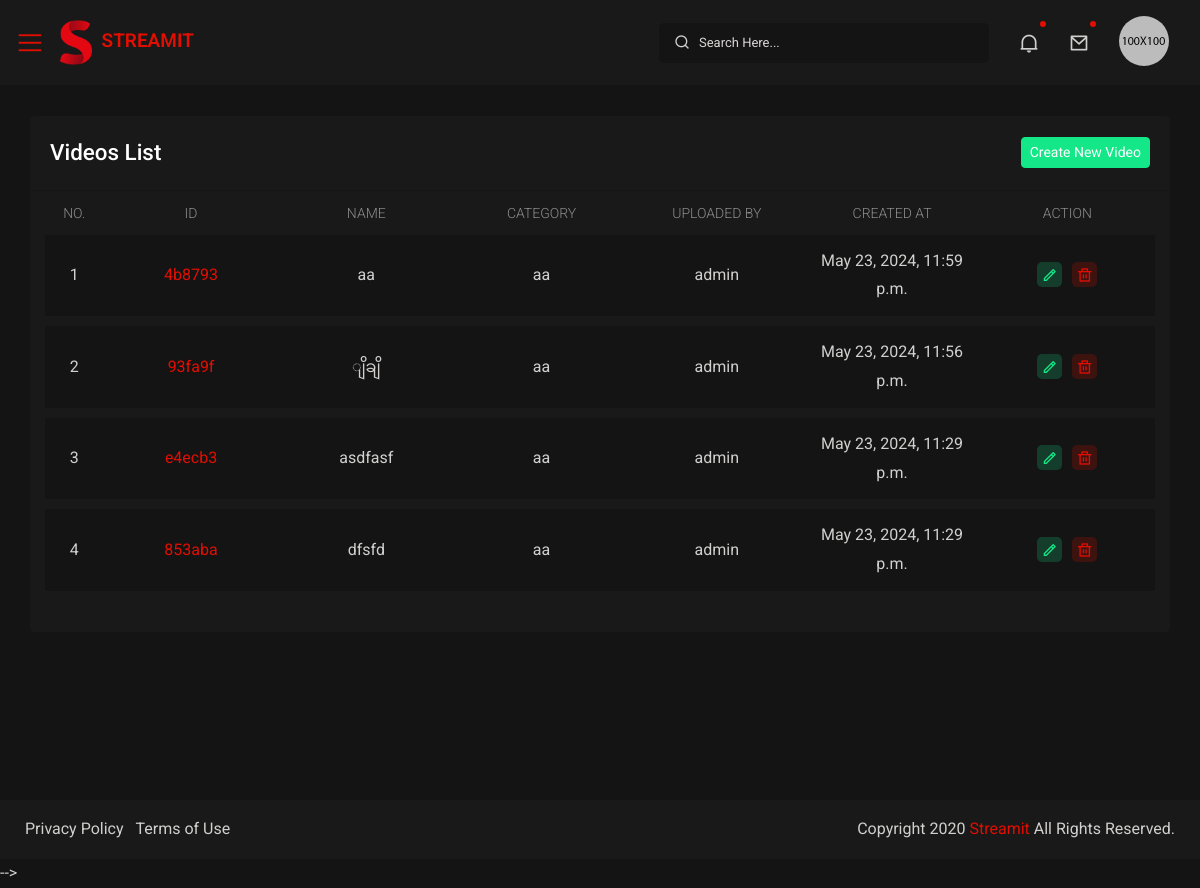
The app's page /myadmin/videos/, older data.
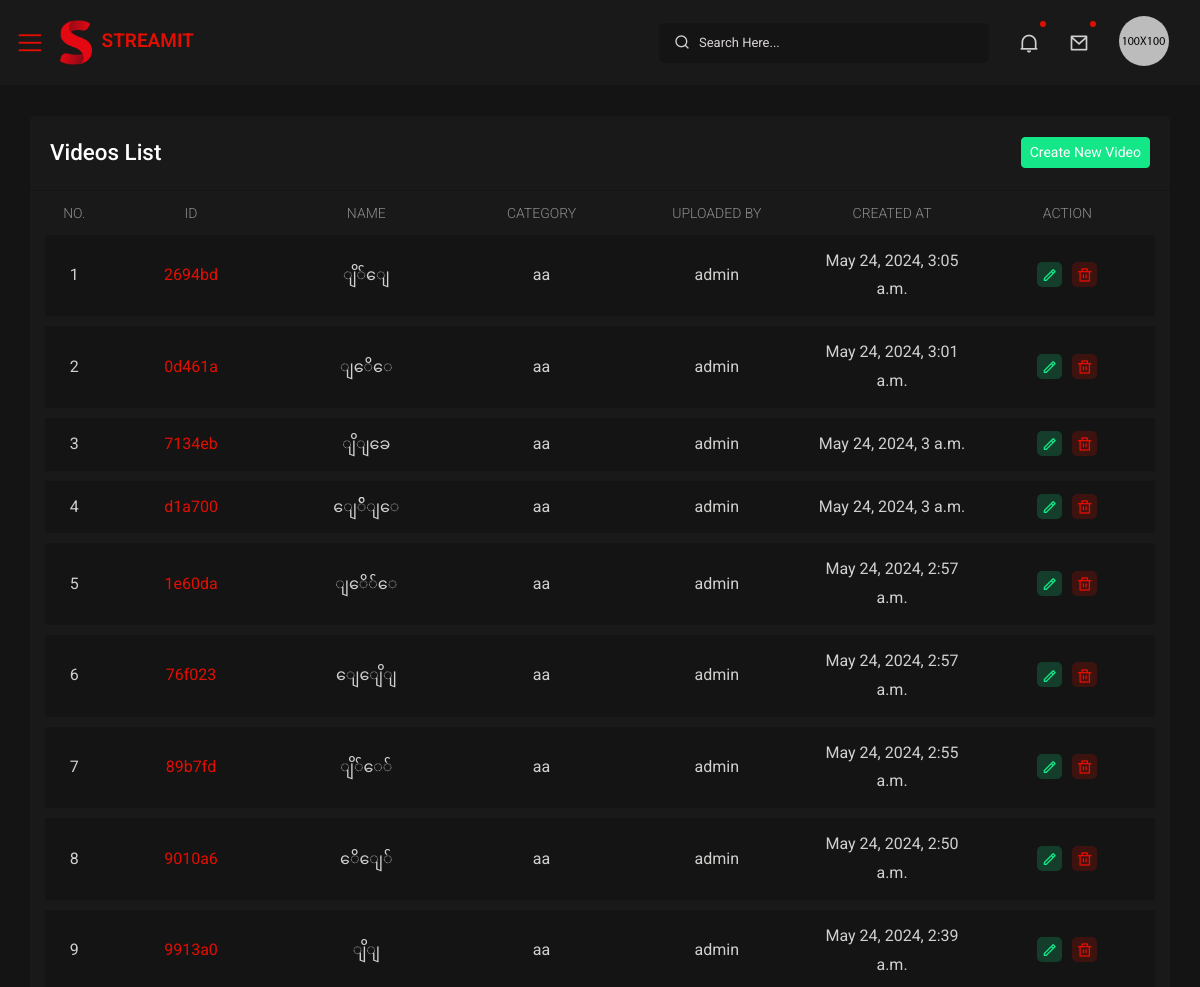
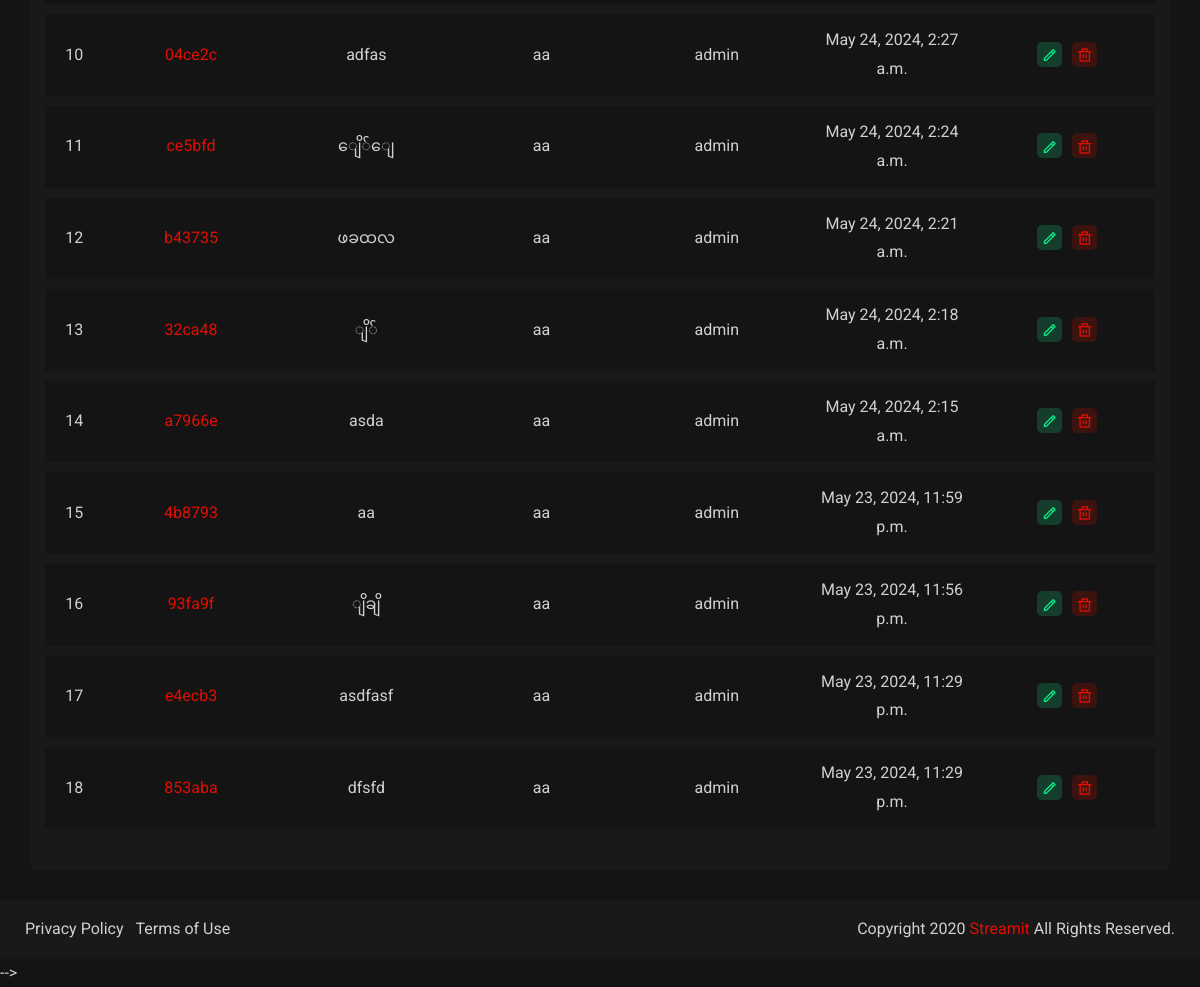
The same page, newer data (2 pictures, top to bottom).
### myapp/models.py (models this page shows, shortened)
class Video(models.Model):
    id = models.UUIDField(primary_key=True, default=uuid.uuid4, editable=False)
    name = models.CharField(max_length=255)
    description = models.TextField(blank=True, null=True)
    category = models.ForeignKey(Category, on_delete=models.CASCADE, related_name='videos')
    video_file = models.FileField(upload_to='videos/', null=True, blank=True)
    user = models.ForeignKey(settings.AUTH_USER_MODEL, on_delete=models.CASCADE, related_name='videos')
    created_at = models.DateTimeField(auto_now_add=True)

class Category(models.Model):
    id = models.UUIDField(primary_key=True, default=uuid.uuid4, editable=False)
    name = models.CharField(max_length=255, unique=True)
    created_at = models.DateTimeField(auto_now_add=True)

### users/models.py (models this page shows, shortened)
class CustomUser(AbstractBaseUser, PermissionsMixin):
    GENDER_CHOICES = (
        ('M', 'Male'),
        ('F', 'Female'),
        ('N', 'Non-Binary')
    )
    id = models.UUIDField(primary_key=True, default=uuid.uuid4, editable=False)
    username = models.CharField(max_length=255, unique=True)
    email = models.EmailField(unique=True)
    phone_number = models.CharField(max_length=15, blank=True, null=True)
    age = models.IntegerField(blank=True, null=True)
    image = models.ImageField(upload_to='user_images/', blank=True, null=True)
    address = models.TextField(blank=True, null=True)
    gender = models.CharField(max_length=1, choices=GENDER_CHOICES, blank=True, null=True)
    is_active = models.BooleanField(default=True)
    is_staff = models.BooleanField(default=False)
    date_joined = models.DateTimeField(auto_now_add=True)
    last_login = models.DateTimeField(null=True, blank=True)
    last_activity = models.DateTimeField(null=True, blank=True)
    last_logout = models.DateTimeField(null=True, blank=True)
    created_at = models.DateTimeField(default=timezone.now)
    objects = CustomUserManager()
    USERNAME_FIELD = 'username'
    REQUIRED_FIELDS = ['email', 'phone_number']

### myadmin/views.py (the view)
# urls.py: path('videos/',video_list, name='video_list'),
def video_list(request):
    videos = Video.objects.all().order_by('-created_at')
    return render(request, 'video_list.html', {'videos': videos})

### myadmin/templates/video_list.html (shortened to what this page needs)
{% extends 'admin_base.html' %}
{% block body %}
{% load static %}
<div id="content-page" class="content-page">
    <div class="container-fluid">
        <div class="row">
            <div class="col-sm-12">
                <div class="iq-card">
                    <div class="iq-card-header d-flex justify-content-between">
                        <div class="iq-header-title">
                            <h4 class="card-title">Videos List</h4>
                        </div>
                        <div>
                            <a href="{% url 'create_video' %}" class="btn btn-sm btn-success">Create New Video</a>
                        </div>
                    </div>
                    <div class="iq-card-body">
                        <div class="table-view">
                            <table class="data-tables table movie_table" style="width:100%">
                                <thead>
                                    <tr>
                                        <th style="width: 5%;">No.</th>
                                        <th style="width: 15%;">ID</th>
                                        <th style="width: 15%;">Name</th>
                                        <th style="width: 15%;">Category</th>
                                        <th style="width: 15%;">Uploaded By</th>
                                        <th style="width: 15%;">Created At</th>
                                        <th style="width: 15%;">Action</th>
                                    </tr>
                                </thead>
                                <tbody>
                                    {% for video in videos %}
                                    <tr id="video-row-{{ video.id }}">
                                        <td>{{ forloop.counter }}</td>
                                        <td><a href="{% url 'video_detail' video.id %}">{{ video.id|stringformat:"s"|slice:":6" }}</a></td>
                                        <td>{{ video.name }}</td>
                                        <td>{{ video.category.name }}</td>
                                        <td>{{ video.user.username }}</td>
                                        <td>{{ video.created_at }}</td>
                                        <td>
                                            <div class="flex align-items-center list-user-action">
                                                <a class="iq-bg-success" data-toggle="tooltip" data-placement="top" title="Edit" href="{% url 'update_video' video.id %}">
                                                    <i class="ri-pencil-line"></i>
                                                </a>
                                                <a class="iq-bg-primary" data-toggle="tooltip" data-placement="top" title="Delete" href="javascript:void(0);" onclick="deleteVideo('{{ video.id }}')">
                                                    <i class="ri-delete-bin-line"></i>
                                                </a>
                                            </div>
                                        </td>
                                    </tr>
                                    {% empty %}
                                    <tr>
                                        <td colspan="7">No videos found.</td>
                                    </tr>
                                    {% endfor %}
                                </tbody>
                            </table>
                        </div>
                    </div>
                </div>
            </div>
        </div>
    </div>
</div>
{% endblock %}

### templates/admin_base.html (shortened to what this page needs)
<!DOCTYPE html>
{% load static %}
<head>
    <link rel="stylesheet" href="{% static 'assets/css/bootstrap.min.css' %}">
    <link rel="stylesheet" href="{% static 'assets/css/dataTables.bootstrap4.min.css' %}">
    <link rel="stylesheet" href="{% static 'assets/css/typography.css' %}">
    <link rel="stylesheet" href="{% static 'assets/css/style.css' %}">
    <link rel="stylesheet" href="{% static 'assets/css/responsive.css' %}">
    <link rel="stylesheet" href="https://cdnjs.cloudflare.com/ajax/libs/font-awesome/5.15.1/css/all.min.css">
</head>
<body>
    <div class="wrapper">
        {% include 'admin_header.html' %}
        {% block body %}{% endblock %}
    </div>
</body>
</html>

### templates/admin_header.html (shortened to what this page needs)
<div class="iq-top-navbar">
    <div class="iq-navbar-custom">
       <nav class="navbar navbar-expand-lg navbar-light p-0">
          <div class="iq-menu-bt d-flex align-items-center">
             <div class="wrapper-menu">
                <div class="main-circle"><i class="las la-bars"></i></div>
             </div>
             <div class="iq-navbar-logo d-flex justify-content-between">
                <a href="index.html" class="header-logo">
                   <img src="../assets/images/logo.png" class="img-fluid rounded-normal" alt="">
                   <div class="logo-title">
                      <span class="text-primary text-uppercase">Streamit</span>
                   </div>
                </a>
             </div>
          </div>
          <div class="iq-search-bar ml-auto">
             <form action="#" class="searchbox">
                <input type="text" class="text search-input" placeholder="Search Here...">
                <a class="search-link" href="#"><i class="ri-search-line"></i></a>
             </form>
          </div>
          <div class="collapse navbar-collapse" id="navbarSupportedContent">
             <ul class="navbar-nav ml-auto navbar-list">
                <li class="nav-item nav-icon">
                   <a href="#" class="search-toggle iq-waves-effect text-gray rounded">
                      <i class="ri-notification-2-line"></i>
                      <span class="bg-primary dots"></span>
                   </a>
                </li>
                <li class="nav-item nav-icon dropdown">
                   <a href="#" class="search-toggle iq-waves-effect text-gray rounded">
                      <i class="ri-mail-line"></i>
                      <span class="bg-primary dots"></span>
                   </a>
                </li>
                <li class="line-height pt-3">
                   <a href="#" class="search-toggle iq-waves-effect d-flex align-items-center">
                      <img src="../assets/images/user/1.jpg" class="img-fluid rounded-circle mr-3" alt="user">
                   </a>
                </li>
             </ul>
          </div>
       </nav>
    </div>
 </div>

### templates/admin_footer.html
<footer class="iq-footer">
    <div class="container-fluid">
       <div class="row">
          <div class="col-lg-6">
             <ul class="list-inline mb-0">
                <li class="list-inline-item"><a href="privacy-policy.html">Privacy Policy</a></li>
                <li class="list-inline-item"><a href="terms-of-service.html">Terms of Use</a></li>
             </ul>
          </div>
          <div class="col-lg-6 text-right">
             Copyright 2020 <a href="#">Streamit</a> All Rights Reserved.
          </div>
       </div>
    </div>
 </footer>

### static/assets/css/typography.css (style rules this page uses)
body { font-family: 'Roboto', sans-serif; font-weight: 400; font-style: normal; font-size: 16px; line-height: 1.8; padding: 0; margin: 0; color: var(--iq-body-text); background: var(--iq-body-bg); }
a, .btn { -webkit-transition: all 0.5s ease-out 0s; -moz-transition: all 0.5s ease-out 0s; -ms-transition: all 0.5s ease-out 0s; -o-transition: all 0.5s ease-out 0s; transition: all 0.5s ease-out 0s; }
a, button, input, btn { outline: medium none !important; }
a { color: var(--iq-primary); }
h1, h2, h3, h4, h5, h6 { font-family: 'Roboto', sans-serif; font-weight: 500; margin: 0px; line-height: 1.5; color: var(--iq-title-text); }
h4 { font-size: 1.400em; }
.table td, .table th { vertical-align: middle; }
.table thead th { border-bottom: 2px solid var(--iq-body-bg); }
.table td, .table th { border-top: 1px solid var(--iq-body-bg); }
.rounded { border-radius: 5px !important; }
.rounded-circle { border-radius: 50% !important; }
.bg-primary, .badge-primary { color: var(--iq-white); background: var(--iq-primary) !important; }
.iq-bg-primary { background: var(--iq-light-primary) !important; color: var(--iq-primary) !important; }
.iq-bg-success { background: var(--iq-light-success) !important; color: var(--iq-success) !important; }
.text-primary { color: var(--iq-primary) !important; }
.text-gray { color: var(--iq-body-text) !important; }
.line-height { line-height: normal !important; }
.iq-card { background: var(--iq-light-card); -webkit-border-radius: 5px; -moz-border-radius: 5px; border-radius: 5px; margin-bottom: 30px; border: none; }
.iq-card-body { padding: 15px; }
.iq-card .iq-card-header, .iq-card-transparent .iq-card-header { padding: 20px; margin-bottom: 0; -ms-flex-align: center !important; align-items: center !important; border-bottom: 1px solid rgb(20 20 20); }
.iq-card .iq-card-header .iq-header-title .card-title, .iq-card-transparent .iq-card-header .iq-header-title .card-title { margin-bottom: 0; }
.btn-group-sm>.btn, .btn-sm { padding: .25rem .5rem; }
.btn { font-size: 14px; border-radius: 4px; }
.btn-success { background-color: var(--iq-success); border-color: var(--iq-success); }

### static/assets/css/responsive.css (style rules this page uses)
@media (max-width:1699px) { .iq-search-bar .searchbox { width: 330px; } }
@media (max-width:1299px) { .iq-top-navbar .iq-navbar-custom .iq-menu-bt { display: block; } }
@media (max-width:1299px) { .content-page, body.sidebar-main .content-page { margin-left: 0; padding: 116px 15px 0; } }
@media (max-width:1299px) { .iq-top-navbar, body.sidebar-main .iq-top-navbar { width: auto; left: 0; right: 0; padding-left: 15px; } }
@media (max-width:1299px) { .iq-footer, body.sidebar-main .iq-footer { padding: 15px 10px; margin-left: 0; width: 100%; } }
@media (max-width:1299px) { .iq-navbar-logo { padding: 0; } }

Row changes from the older to the newer data that the page shows:
added Video: id "2694bd", name "ျိ်‌ျေ", category.name "aa", user.username "admin", created_at "May 24, 2024, 3:05 a.m."
added Video: id "0d461a", name "ျ‌ေိ‌ေ", category.name "aa", user.username "admin", created_at "May 24, 2024, 3:01 a.m."
added Video: id "7134eb", name "ျိျခေ", category.name "aa", user.username "admin", created_at "May 24, 2024, 3 a.m."
added Video: id "d1a700", name "‌ျေ်ိျ‌ေ", category.name "aa", user.username "admin", created_at "May 24, 2024, 3 a.m."
added Video: id "1e60da", name "ျ‌ေိ်‌ေ", category.name "aa", user.username "admin", created_at "May 24, 2024, 2:57 a.m."
added Video: id "76f023", name "‌ျေ‌ျေိျ", category.name "aa", user.username "admin", created_at "May 24, 2024, 2:57 a.m."
added Video: id "89b7fd", name "ျိ်‌ေ်", category.name "aa", user.username "admin", created_at "May 24, 2024, 2:55 a.m."
added Video: id "9010a6", name "‌ေိ‌ျေ်", category.name "aa", user.username "admin", created_at "May 24, 2024, 2:50 a.m."
added Video: id "9913a0", name "ျိျ", category.name "aa", user.username "admin", created_at "May 24, 2024, 2:39 a.m."
added Video: id "04ce2c", name "adfas", category.name "aa", user.username "admin", created_at "May 24, 2024, 2:27 a.m."
added Video: id "ce5bfd", name "‌ျေိ်‌ျေ", category.name "aa", user.username "admin", created_at "May 24, 2024, 2:24 a.m."
added Video: id "b43735", name "ဖခထလ", category.name "aa", user.username "admin", created_at "May 24, 2024, 2:21 a.m."
added Video: id "32ca48", name "ျိ်", category.name "aa", user.username "admin", created_at "May 24, 2024, 2:18 a.m."
added Video: id "a7966e", name "asda", category.name "aa", user.username "admin", created_at "May 24, 2024, 2:15 a.m."
